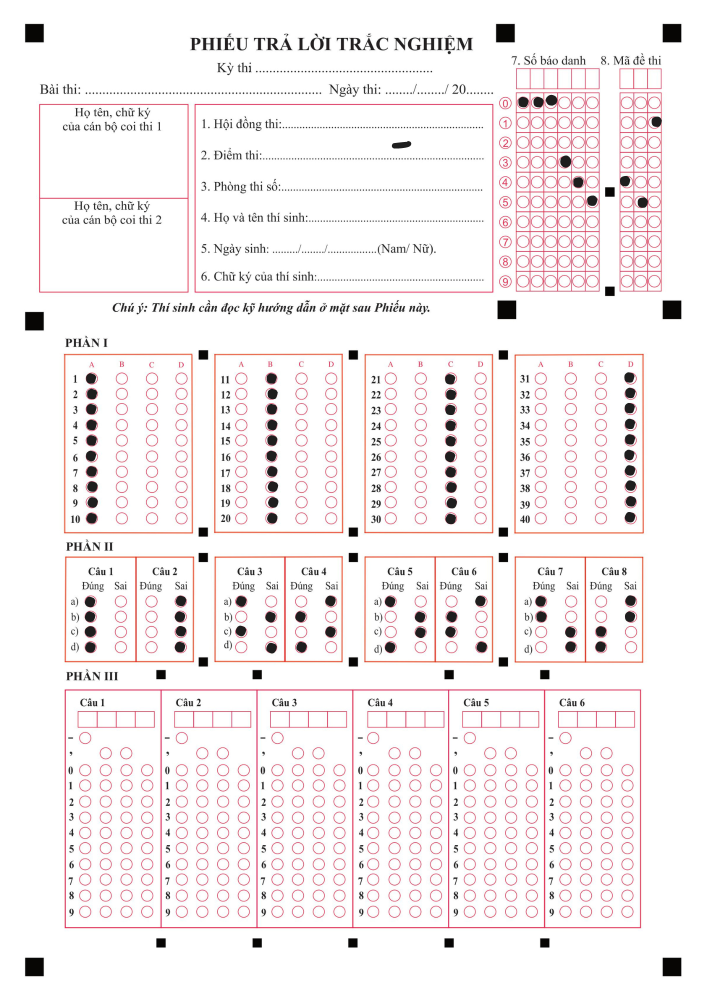
#> input picture assets/testA4.png, 1414 x 2000 px (shown at 1/2 size)
$ python -i sbd_mdt.py   (imports and definitions only)
#> lines starting #> are read from the running program, lines starting #| are printed output that depends on the picture; after the words box and inside, x2 and y2 are one past the last pixel; in counts of white or black regions, pixels touching at a corner belong together
### src/get_rec.py
import cv2 as cv
import cv2
import numpy as np
import utlis
import largestinteriorrectangle as lir


###############################################
# Author: Sahir                               #
# Code:   Detecting Shapes from a Noisy Image #
###############################################

#Import the Libraries
import random


def show_shape(img):

    #Reading the noisy image
    # img = cv2.imread("scanned_document_edge_enhanced.jpg",1)

    #Displaying to see how it looks
    # cv2.imshow("Original",img)

    #Converting the image to Gray Scale
    gray = cv2.cvtColor(img,cv2.COLOR_RGB2GRAY)

    #Removing Gaussian Noise
    blur = cv2.GaussianBlur(gray, (3,3),0)

    #Applying inverse binary due to white background and adapting thresholding for better results
    thresh = cv2.adaptiveThreshold(blur, 255, cv2.ADAPTIVE_THRESH_GAUSSIAN_C, cv2.THRESH_BINARY_INV, 31, 1)

    #Checking to see how it looks
    # cv2.imshow("Binary",thresh)

    #Finding contours with simple retrieval (no hierarchy) and simple/compressed end points
    contours, _ = cv2.findContours(thresh, cv2.RETR_LIST, cv2.CHAIN_APPROX_SIMPLE)

    #Checking to see how many contours were found
    # print(len(contours))

    #An empty list to store filtered contours
    filtered = []

    #Looping over all found contours
    for c in contours:
        #If it has significant area, add to list
        if cv2.contourArea(c) < 1000:continue
        # cropped_img = img[inner_bb[1]:inner_bb[1] + inner_bb[3], inner_bb[0]:inner_bb[0] + inner_bb[2]]

        # cv2.imshow('Cropped', cropped_img)

        filtered.append(c)

    #Checking the number of filtered contours
    # print(len(filtered))

    #Initialize an equally shaped image
    objects = np.zeros([img.shape[0],img.shape[1],3], 'uint8')

    #Looping over filtered contours
    for c in filtered:
        #Select a random color to draw the contour
        col = (random.randint(0,255), random.randint(0,255), random.randint(0,255))
        #Draw the contour on the image with above color
        cv2.drawContours(objects,[c], -1, col, -1)
        #Fetch contour area
        area = cv2.contourArea(c)
        #Fetch the perimeter
        p = cv2.arcLength(c,True)
        # print(area,p)

    #Finally show the processed image
    # cv2.imshow("Contours",objects)

    # #Closing protocol
    # cv2.waitKey(0)

    return objects

def Get_Conner_Points(cont):
    peri = cv.arcLength(cont, True)
    approx = cv.approxPolyDP(cont, 0.02 * peri, True)
    return approx

# return the outter contour list
def get_rec(img, thresholdValue=150):
    # show_shape(img)
    #Converting the image to Gray Scale
    gray = cv2.cvtColor(show_shape(img),cv2.COLOR_RGB2GRAY)

    kernel = np.ones((5,5),np.uint8)
    erosion = cv.erode(gray,kernel,iterations = 1)

    #Removing Gaussian Noise

    #Applying inverse binary due to white background and adapting thresholding for better results
    thresh = cv2.adaptiveThreshold(erosion, 255, cv2.ADAPTIVE_THRESH_GAUSSIAN_C, cv2.THRESH_BINARY, 205, 1)

    #Checking to see how it looks
    # cv2.imshow("Binary",thresh)
    # cv2.waitKey(0)
    #Finding contours with simple retrieval (no hierarchy) and simple/compressed end points
    contours, _ = cv2.findContours(thresh, cv2.RETR_EXTERNAL, cv2.CHAIN_APPROX_SIMPLE)

    new_contours = []

    for i in range(0, len(contours)):
        area = cv.contourArea(contours[i])
        # check if it is a rectangle
        peri = cv.arcLength(contours[i], True)
        approx = cv.approxPolyDP(contours[i], 0.02 * peri, True)

        if len(approx) == 4 and area > 1000:
            new_contours.append(contours[i])

    new_contours_img = img.copy()
    cv.drawContours(new_contours_img, new_contours, -1, (0, 255, 0), 3)

    height, width, _ = new_contours_img.shape
    resized = cv.resize(new_contours_img, (width // 2, height // 2))

    # [8 lines of commented-out code are left out]

    contour_point = img.copy()
    cnt = 0

    new_contours = sorted(new_contours, key=cv.contourArea, reverse=True)

    for i in new_contours:
        approx = Get_Conner_Points(i)
        cv.drawContours(contour_point, approx, -1, (255, 0, 0), 10)

        tmp = utlis.getTransform(img, approx)
        # newArr.append(tmp)
        # if (cnt == 7):
        # cv.imshow(f'Transformed {cnt}', tmp)
        cnt += 1

    # [6 lines of commented-out code are left out]

    return new_contours

### src/utlis.py
import cv2
import numpy as np

## TO STACK ALL THE IMAGES IN ONE WINDOW
# [88 lines left out: functions stackImages, rectContour, image_resize, Get_Conner_Points, not called in this run]

def reorder(myPoints):
    myPoints = myPoints.reshape((4, 2))
    myPointsNew = np.zeros((4, 1, 2), np.int32)
    add = myPoints.sum(1)
    # print("add", add)
    # print("myPoints", myPoints)
    myPointsNew[0] = myPoints[np.argmin(add)]
    myPointsNew[3] = myPoints[np.argmax(add)]
    diff = np.diff(myPoints, axis=1)
    myPointsNew[1] = myPoints[np.argmin(diff)]
    myPointsNew[2] = myPoints[np.argmax(diff)]
    return myPointsNew

def getTransform(img, contour):
    tmpContour = reorder(contour)
    pts1 = np.float32(tmpContour)

    def dist(a, b):
        return np.round(((a[0] - b[0]) ** 2 +  (a[1] - b[1]) ** 2) ** 0.5)

    widthImg = int(dist(pts1[0][0], pts1[1][0]))
    heightImg = int(dist(pts1[0][0], pts1[2][0]))

    # print(widthImg, heightImg)
    # widthImg = 300
    # heightImg = 600

    pts2 = np.float32([[0, 0], [widthImg, 0], [0, heightImg], [widthImg, heightImg]])
    matrix = cv2.getPerspectiveTransform(pts1, pts2)
    imgOutput = cv2.warpPerspective(img, matrix, (widthImg, heightImg))

    return imgOutput


# [12 lines left out: function drawGrid, not called in this run]


def splitBoxes(img, vsplit=5, hsplit=5):
    rows = np.vsplit(img, vsplit)
    boxes=[]
    for r in rows:
        cols= np.hsplit(r, hsplit)
        for box in cols:
            boxes.append(box)
            # print(cv2.countNonZero(box), end=' ')
        # print()
    return boxes

### src/grader_2025/sbd_mdt.py
# get student id and test id - return a pair of strings

import cv2 as cv
from utlis import drawGrid
from utlis import splitBoxes
from utlis import stackImages
from utlis import getTransform
import get_rec

def isMarked(box):
    # cv.destroyAllWindows()
    # cv.imshow('box', box)
    # cv.waitKey(0)

    totalPixels = cv.countNonZero(box)
    if totalPixels > 1000:
        return True
    else:
        return False

def getMarkedAnswer(boxes, questions, choices):
    box_id = 0
    grid = []
    ret_id = []

    for i in range(0, questions):
        grid.append([])
        for j in range(0, choices):
            grid[i].append(box_id)
            # cv.imshow(f'box {i} {j}', boxes[box_id])
            box_id += 1

    for j in range(0, choices):
        cur = -1
        numPixels = []
        for i in range(0, questions):
            # [6 lines of commented-out code are left out]
            numPixels.append(cv.countNonZero(boxes[grid[i][j]]))

        maxPixels = max(numPixels)
        id_max = 0
        for i in range(0, questions):
            if numPixels[i] == maxPixels:
                id_max = i
                break

        for i in range(0, questions):
            if i == id_max:
                cur = i
            else:
                if maxPixels - numPixels[i] < 200:
                    cur = -1
                    break

        if cur != -1:
            ret_id.append(str(cur))
        else:
            ret_id.append('?')

    return ''.join(ret_id)

# currently have a rectangle
def student_id(student_rec_img):

    # draw = drawGrid(student_rec_img, 6, 10)
    # cv.imshow('draw', draw)

    choices = 6
    questions = 10

    student_rec_img = cv.resize(student_rec_img, (300, 800))
    gray = cv.cvtColor(student_rec_img, cv.COLOR_BGR2GRAY)
    blur = cv.blur(gray, (3, 3), 1)
    threshold = cv.threshold(blur, 200, 255, cv.THRESH_BINARY_INV)[1]

    # cv.imshow('student_rec_img bulr', blur)

    boxes = splitBoxes(threshold, questions, choices)


    return getMarkedAnswer(boxes, questions, choices)


def test_id(test_rec_img):
    choices = 3
    questions = 10

    test_rec_img = cv.resize(test_rec_img, (150, 800))
    gray = cv.cvtColor(test_rec_img, cv.COLOR_BGR2GRAY)
    blur = cv.blur(gray, (3, 3), 1)
    threshold = cv.threshold(blur, 200, 255, cv.THRESH_BINARY_INV)[1]
    boxes = splitBoxes(threshold, questions, choices)
    # print("slited")
    return getMarkedAnswer(boxes, questions, choices)


def get_sbd_made(img):

    contours = get_rec.get_rec(img, 180)
    tmp = []
    for contour in contours:
        area = cv.contourArea(contour)
        approx = cv.approxPolyDP(contour, 0.02 * cv.arcLength(contour, True), True)
        res = getTransform(img, approx)

        # cv.imshow('res', res)
        # cv.waitKey(0)
        # print("asfdasdfasdf")
        tmp.append([res, area])


    tmp = sorted(tmp, key=lambda x: x[1], reverse=True)
    tmp = tmp[:2]

    # cv.imshow('tmp 0', tmp[0][0])
    # cv.imshow('tmp 1', tmp[1][0])
    # cv.waitKey(0)


    stu_id = student_id(tmp[0][0])
    made = test_id(tmp[1][0])
    # print(stu_id, test_id)

    return (stu_id, made)

>>> import cv2
>>> picture = cv2.imread('../../assets/testA4.png')
#> picture is the input picture: shape (2000, 1414, 3); mean B, G, R 240.6, 239.9, 245.5
>>> result = get_sbd_made(picture)
#> in show_shape, `thresh = cv2.adaptiveThreshold(blur, 255, cv2.ADAPTIVE_THRESH_GAUSSIAN..`:
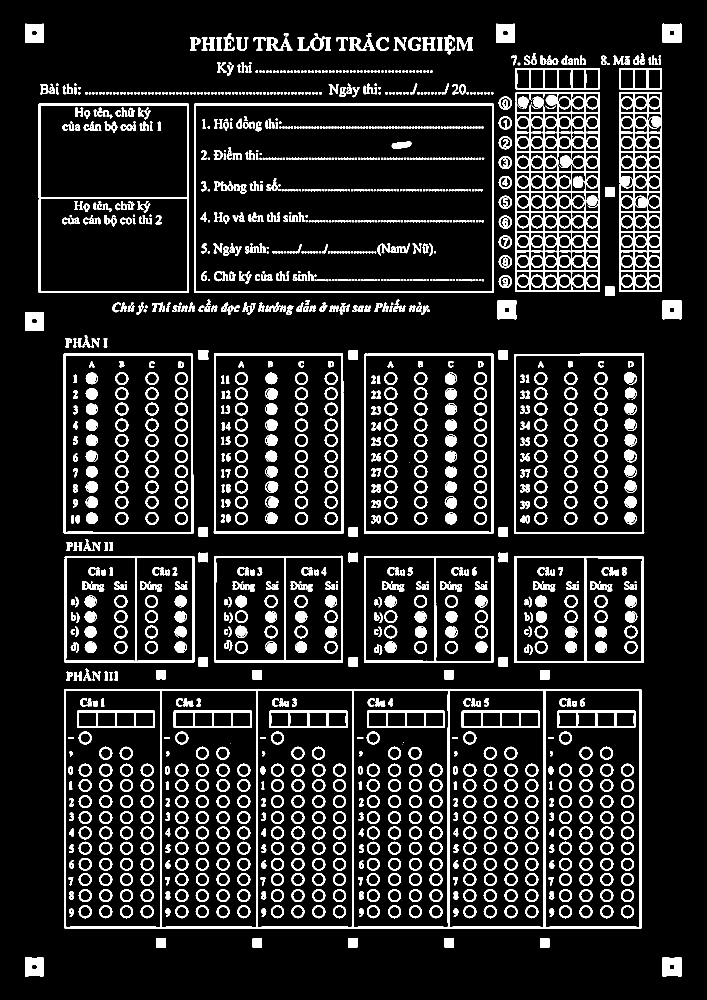
#> thresh: shape (2000, 1414) (shown at 1/2 size); 12.4% white; 1678 white regions (418 under 20 px)
#> in show_shape, `contours, _ = cv2.findContours(thresh, cv2.RETR_LIST, cv2.CHAIN_APPROX..`: contours = 2759 contours, 814 with area under 20; largest, box (x1, y1, x2, y2) and area: (128, 1378, 1283, 1857) 551138, (388, 207, 988, 586) 226420, (391, 210, 985, 584) 220602, (77, 207, 378, 586) 113395, (1028, 707, 1289, 1068) 93108
#> after the loop in show_shape, `for c in contours:`: filtered = 77 contours; largest, box (x1, y1, x2, y2) and area: (128, 1378, 1283, 1857) 551138, (388, 207, 988, 586) 226420, (391, 210, 985, 584) 220602, (77, 207, 378, 586) 113395, (1028, 707, 1289, 1068) 93108
#> the loop in show_shape, `for c in filtered:` made 77 passes
#> (col, area, p) on passes 1 to 12: ((197, 215, 20), 1336, 149.7), ((132, 248, 207), 1317, 149.3), ((155, 244, 183), 1024.5, 127.9), ((111, 71, 144), 1015.5, 127.1), ((71, 48, 128), 1022.5, 127.9), ((75, 158, 50), 1023.5, 127.9), ((37, 169, 241), 1042, 127.7), ((51, 181, 222), 1042, 127.7), ((161, 104, 244), 1042, 127.7), ((226, 133, 31), 1042, 127.7), ((7, 47, 204), 1013, 125.7), ((0, 252, 170), 1021.5, 127.9)
#> after the loop in show_shape, `for c in filtered:`:
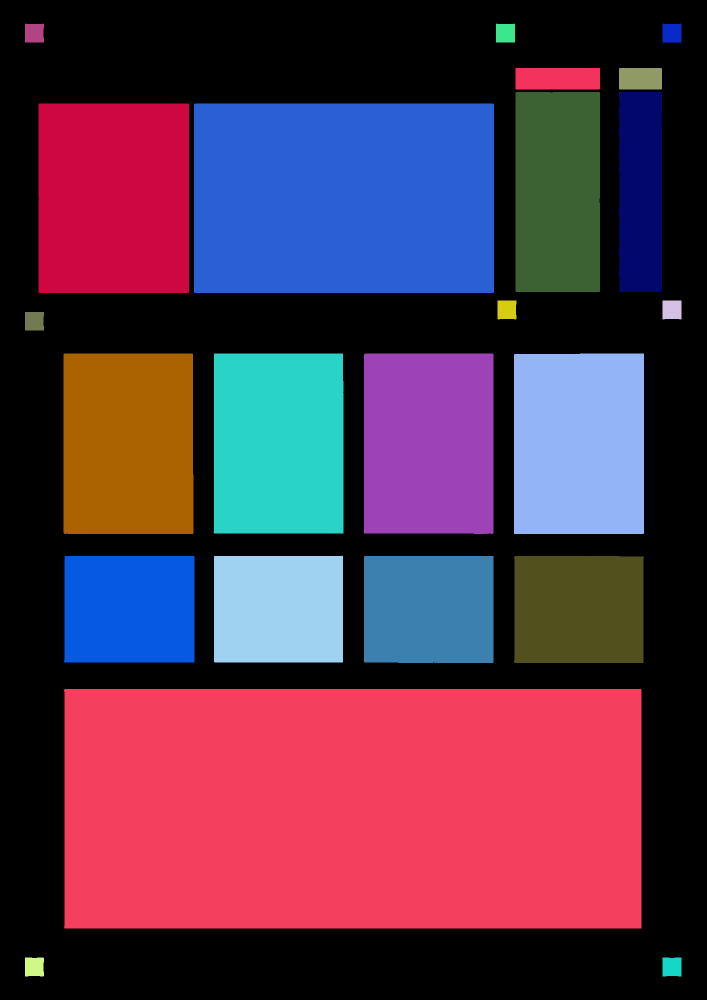
#> objects: shape (2000, 1414, 3) (shown at 1/2 size); mean of channels 0, 1, 2 75.3, 52, 85.4; drawn as B, G, R
#> in get_rec, `thresh = cv2.adaptiveThreshold(erosion, 255, cv2.ADAPTIVE_THRESH_GAUSS..`:
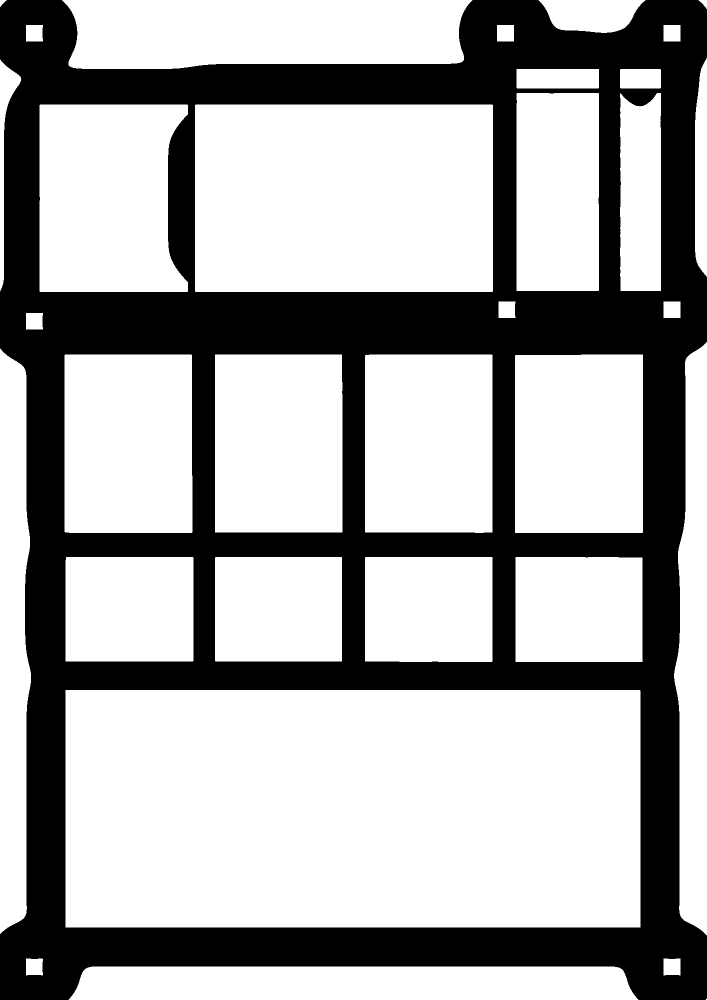
#> thresh: shape (2000, 1414) (shown at 1/2 size); 66.6% white; 1 black region
#> in get_rec, `contours, _ = cv2.findContours(thresh, cv2.RETR_EXTERNAL, cv2.CHAIN_AP..`: contours = 33 contours, 1 with area under 20; largest, box (x1, y1, x2, y2) and area: (131, 1380, 1281, 1855) 544626, (390, 209, 986, 584) 222528, (124, 0, 945, 138) 101090, (79, 209, 376, 584) 99395, (1030, 709, 1286, 1066) 90648
#> the loop in get_rec, `for i in range(0, len(contours)):` made 33 passes
#> (area, peri, approx) on passes 2 to 10: (72574, 2365.5, [[137, 1999], [1276, 1999], [1229, 1933], [183, 1933]]), (1048, 133.7, [[1327, 1917], [1327, 1950], [1360, 1950], [1360, 1917]]), (1025, 133.3, [[52, 1917], [52, 1950], [84, 1950], [85, 1918]]), (544625.5, 3245.4, [[131, 1380], [131, 1854], [1280, 1854], [1279, 1380]]), (52824.5, 924.2, [[1031, 1114], [1031, 1323], [1284, 1323], [1284, 1115]]), (53004.5, 925.1, [[730, 1115], [730, 1322], [984, 1322], [984, 1114]]), (52623, 920.8, [[430, 1115], [431, 1322], [683, 1322], [683, 1114]]), (53033.5, 924.2, [[132, 1114], [131, 1322], [386, 1321], [385, 1114]]), (90647.5, 1220.2, [[1285, 709], [1030, 711], [1030, 1065], [1285, 1064]])
#> (area, peri) on passes 20, 21, 31: (99395, 1371.6), (30417, 988), (10378.5, 500.4)
#> after the loop in get_rec, `for i in range(0, len(contours)):`: new_contours = 25 contours; largest, box (x1, y1, x2, y2) and area: (131, 1380, 1281, 1855) 544626, (390, 209, 986, 584) 222528, (124, 0, 945, 138) 101090, (1030, 709, 1286, 1066) 90648, (129, 709, 385, 1066) 90528
#> in get_rec, `cv.drawContours(new_contours_img, new_contours, -1, (0, 255, 0), 3)`: new_contours_img: shape (2000, 1414, 3); 3.77% of pixels changed, all inside (x1, y1, x2, y2) = (0, 0, 1414, 2000)
#> the loop in get_rec, `for i in new_contours:` made 25 passes
#> (peri in Get_Conner_Points, pts1 in getTransform, widthImg in getTransform, heightImg in getTransform, pts2 in getTransform) on passes 1 to 3: (3245.4, [[131, 1380], [1279, 1380], [131, 1854], [1280, 1854]], 1148, 474, [[0, 0], [1148, 0], [0, 474], [1148, 474]]), (1935.7, [[390, 210], [984, 209], [391, 583], [985, 582]], 594, 373, [[0, 0], [594, 0], [0, 373], [594, 373]]), (1905.6, [[124, 0], [944, 0], [164, 137], [914, 126]], 820, 143, [[0, 0], [820, 0], [0, 143], [820, 143]])
#> (peri in Get_Conner_Points, pts1 in getTransform, widthImg in getTransform, heightImg in getTransform, pts2 in getTransform) on passes 14, 18, 20: (893.1, [[1413, 116], [1413, 116], [1413, 553], [1413, 553]], 0, 437, [[0, 0], [0, 0], [0, 437], [0, 437]]), (130, [[1327, 603], [1360, 603], [1327, 635], [1360, 635]], 33, 32, [[0, 0], [33, 0], [0, 32], [33, 32]]), (130, [[994, 50], [1027, 50], [994, 82], [1027, 82]], 33, 32, [[0, 0], [33, 0], [0, 32], [33, 32]])
#> pass 1, in getTransform, `imgOutput = cv2.warpPerspective(img, matrix, (widthImg, heightImg))`:
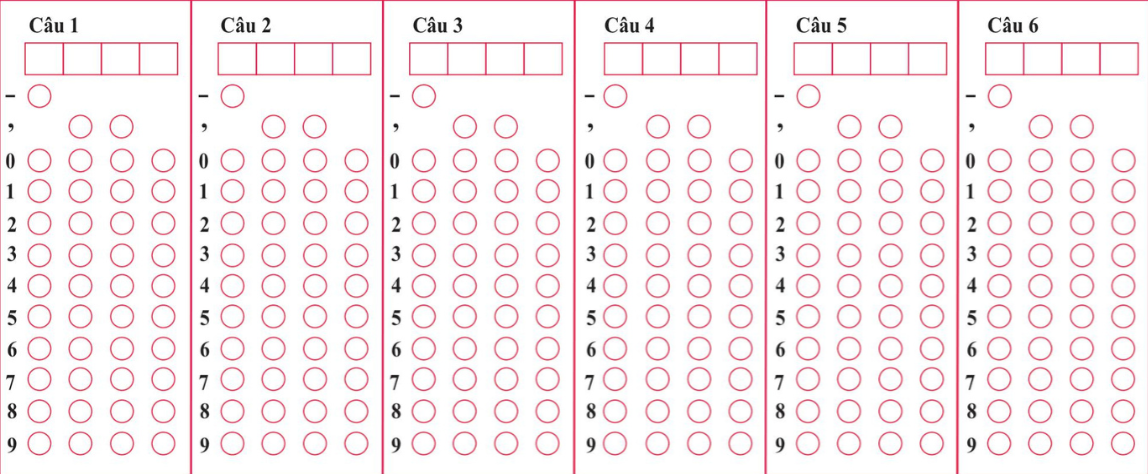
#> imgOutput: shape (474, 1148, 3); mean B, G, R 241.1, 238.9, 247.8
#> after the loop in get_rec, `for i in new_contours:`:
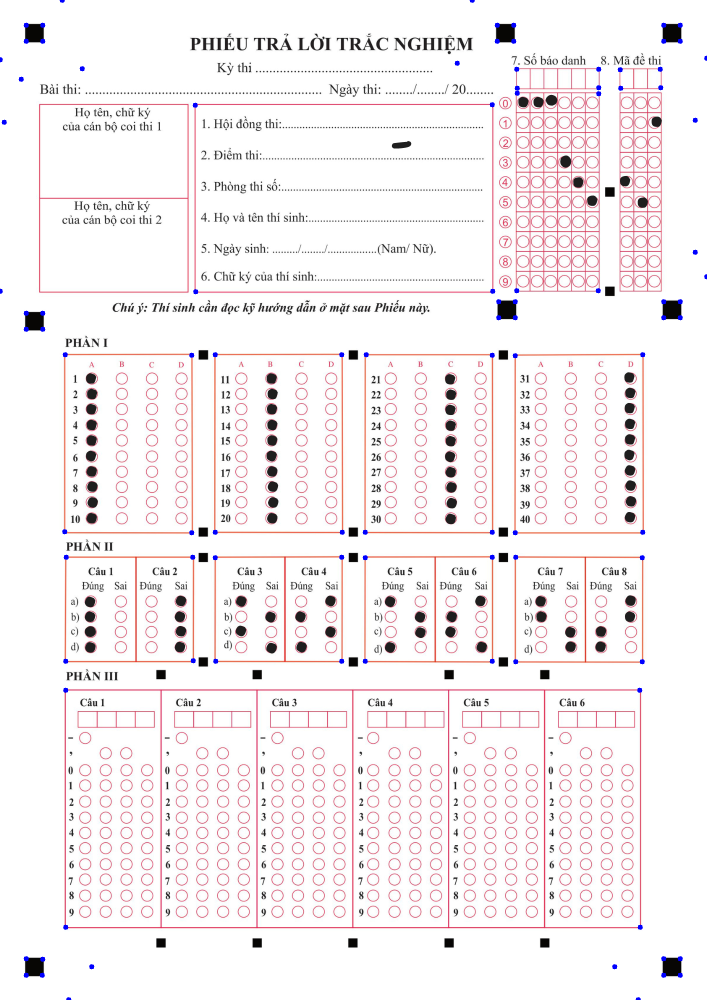
#> contour_point: shape (2000, 1414, 3) (shown at 1/2 size); 0.28% of pixels changed, all inside (x1, y1, x2, y2) = (0, 0, 1414, 2000)
#> after the loop in get_rec, `for i in new_contours:`: cnt = 25
#> in get_sbd_made, `contours = get_rec.get_rec(img, 180)`: contours has the same summary as new_contours in get_rec
#> the loop in get_sbd_made, `for contour in contours:` made 25 passes
#> (area, pts1 in getTransform, widthImg in getTransform, heightImg in getTransform, pts2 in getTransform) on passes 1 to 3: (544625.5, [[131, 1380], [1279, 1380], [131, 1854], [1280, 1854]], 1148, 474, [[0, 0], [1148, 0], [0, 474], [1148, 474]]), (222528, [[390, 210], [984, 209], [391, 583], [985, 582]], 594, 373, [[0, 0], [594, 0], [0, 373], [594, 373]]), (101090, [[124, 0], [944, 0], [164, 137], [914, 126]], 820, 143, [[0, 0], [820, 0], [0, 143], [820, 143]])
#> contour on passes 18 to 20: [[1327, 603], [1327, 635], [1360, 635], [1360, 603]], [[1327, 50], [1327, 82], [1360, 82], [1360, 50]], [[994, 50], [994, 82], [1027, 82], [1027, 50]]
#> in student_id, `threshold = cv.threshold(blur, 200, 255, cv.THRESH_BINARY_INV)[1]`: threshold: shape (800, 300); 4.1% white; 644 white regions (564 under 20 px), largest, box (x1, y1, x2, y2) and area: (0, 0, 300, 4) 612, (257, 29, 272, 55) 261, (157, 29, 172, 55) 247
#> the loop in splitBoxes, `for r in rows:` made 10 passes
#> in test_id, `blur = cv.blur(gray, (3, 3), 1)`:
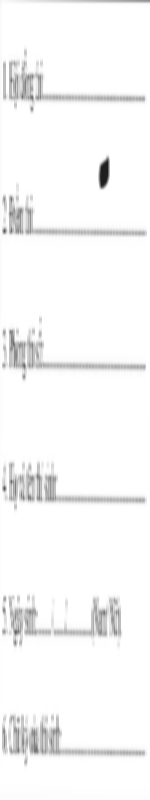
#> blur: shape (800, 150); min 30, max 255, mean 247.2
#> in test_id, `threshold = cv.threshold(blur, 200, 255, cv.THRESH_BINARY_INV)[1]`:
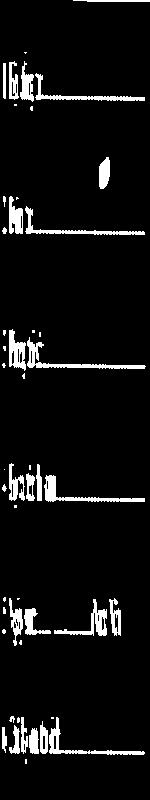
#> threshold: shape (800, 150); 6.5% white; 49 white regions (21 under 20 px), largest, box (x1, y1, x2, y2) and area: (27, 337, 146, 369) 662, (44, 475, 145, 502) 604, (49, 717, 145, 755) 546
#> the loop in splitBoxes (call 2), `for r in rows:` made 10 passes
